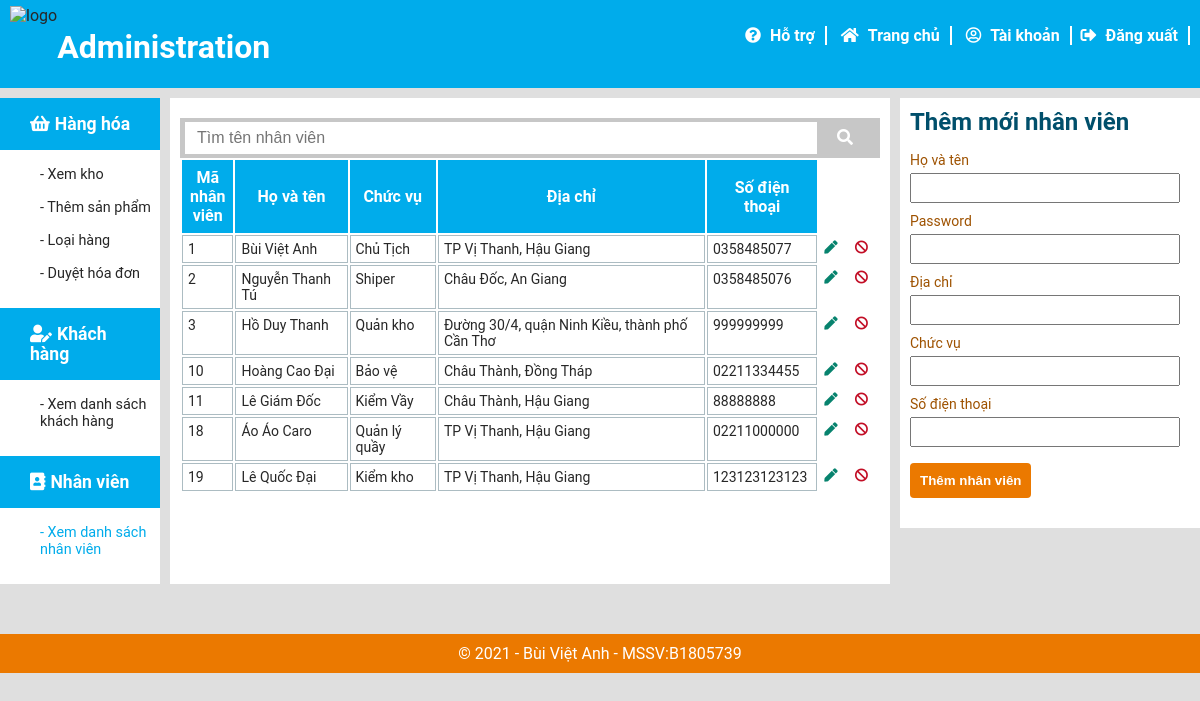
/danhsachnhanvien.php, run on the app's committed database.
### tables this page shows
CREATE TABLE `nhanvien` (
  `MSNV` int(11) NOT NULL,
  `Password` varchar(100) NOT NULL,
  `HoTenNV` varchar(50) NOT NULL,
  `ChucVu` varchar(50) NOT NULL,
  `DiaChi` varchar(100) NOT NULL,
  `SoDienThoai` varchar(20) NOT NULL
);

### danhsachnhanvien.php (the view, shortened to what this page needs)
<?php
require_once("sql_connect.php");
?>
<!DOCTYPE html>
<html>
<head>
    <link rel="stylesheet" href="CSS/tablestyle.css">
    <link rel="stylesheet" href="CSS/style.css">
    <link rel="stylesheet" href="CSS/admin.css">
    <link rel="stylesheet" href="fontawesome/css/all.css">
    <link rel="stylesheet" href="CSS/formadmin.css">
</head>
<body>
    <header>
        <div class="h-top">
            <div class="row">
                <nav class="h-topleft">
                    <a href="index.php"><img id="logo" src="ima/logo_bird.gif" alt="logo"></a>
                    <h2>Administration</h2>
                </nav>
                <nav class="h-topright">
                    <a class="tiede keochuot" href="#"><i class="fas fa-question-circle iconwhite">
                            <p>Hỗ trợ</p>
                        </i></a>
                    <a class="tiede keochuot" href="index.php"><i class="fas fa-home iconwhite">
                            <p>Trang chủ</p>
                        </i></a>
                    <a class="tiede keochuot" href="taikhoan_nv.php"><i class="far fa-user-circle iconwhite">
                            <p>Tài khoản</p>
                        </i></a>
                    <a class="tiede keochuot" href="sql_connect.php?sign_out=1"><i class="fas fa-sign-out-alt">
                            <p>Đăng xuất</p>
                        </i></a>
                </nav>
            </div>
        </div>
    </header>
    <section id="admin-section">
        <div id="bar" name="bar">
            <ul class="bar-ul">
                <li class="bar-li">
                    <p class="li-tide"><i class="fas fa-shopping-basket"></i><b>Hàng hóa</b></p>
                    <div>
                        <ul>
                            <li class="usecase"><a class="keochuot" href="ds_hang.php">- Xem kho</a></li>
                            <li class="usecase"><a class="keochuot" href="themhang.php">- Thêm sản phẩm</a></li>
                            <li class="usecase"><a class="keochuot" href="loaihang.php">- Loại hàng</a></li>
                            <li class="usecase"><a class="keochuot" href="ds_hoadon.php">- Duyệt hóa đơn</a></li>
                        </ul>
                    </div>
                </li>
                <li class="bar-li">
                    <p class="li-tide"><i class="fas fa-user-edit"></i><b>Khách hàng</b></p>
                    <div>
                        <ul>
                            <li class="usecase"><a class="keochuot" href="danhsachkhachhang.php">- Xem danh sách khách hàng</a></li>
                        </ul>
                    </div>
                </li>
                <li class="bar-li">
                    <p class="li-tide"><i class="fas fa-address-book"></i><b>Nhân viên</b></p>
                    <div>
                        <ul>
                            <li class="usecase"><a class="keochuot" href="" style="color: var(--color-1);">- Xem danh sách nhân viên</a></li>
                        </ul>
                    </div>
                </li>
            </ul>
        </div>
        <div id="work">
            <div class="search">
                <form action="" method="GET" class="search">
                    <input name="search" type="text" placeholder="Tìm tên nhân viên">
                    <button type="submit" class="search-btn"><i class="fas fa-search iconwhite"></i></button>
                </form>
            </div>
            <div class="edit">
                <table>
                    <tr>
                        <th>Mã nhân viên</th>
                        <th>Họ và tên</th>
                        <th>Chức vụ</th>
                        <th>Địa chỉ</th>
                        <th>Số điện thoại</th>
                    </tr>
                    <?php
                    $sql = "select * from NhanVien";
                    $result = mysqli_query($connect, $sql);
                    $data = array();
                    while ($row = mysqli_fetch_array($result)) {
                        $data[] = $row;
                    }
                    for ($i = 0; $i < count($data); $i++) {
                        echo '<tr>
                            <td class="msnv">' . $data[$i]['MSNV'] . '</td>
                            <td>' . $data[$i]['HoTenNV'] . '</td>
                            <td>' . $data[$i]['ChucVu'] . '</td>
                            <td>' . $data[$i]['DiaChi'] . '</td>
                            <td>' . $data[$i]['SoDienThoai'] . '</td>
                            <td class="table-nut"><a href="suanhanvien.php?id=' . $data[$i]['MSNV'] . '">
                                <button class="btnUpdate"><i class="fas fa-pen"></i></button>
                            </a></td>
                            <td class="table-nut"><a href="">
                            <button class="btnDelete" onclick="deleteNV(' . $data[$i]['MSNV'] . ');"><i class="fas fa-ban"></i></button>
                            </a></td>
                        </tr>';
                    }
                    ?>
                </table>
            </div>
        </div>
        <div class="add_nv">
            <form class="form_add_nv" action="" method="POST">
                <h2>Thêm mới nhân viên</h2>
                <p>Họ và tên </p><input name="hoten" type="text">
                <p>Password </p><input name="password" type="text">
                <p>Địa chỉ </p><input name="diachi" type="text">
                <p>Chức vụ </p><input name="chucvu" type="text">
                <p>Số điện thoại </p><input name="sdt" type="text"><br>
                <button class="from-btn" type="submit">Thêm nhân viên</button>
            </form>
        </div>
    </section>
    <footer>
        <p>
            &copy; 2021 - Bùi Việt Anh - MSSV:B1805739
        </p>
    </footer>
</body>
</html>

### CSS/tablestyle.css (style rules this page uses)
table { margin-top: 20px; width: 100%; }
th { background-color: var(--color-1); color: white; padding: 8px; max-width: 300px; }
td { border: 1px solid rgb(172, 188, 194); font-size: 14px; padding: 5px; max-width: 300px; vertical-align: top; }
.table-nut { border: none; background-color: rgba(255, 0, 0, 0); padding: 0; width: 70px; }
table button { padding: 5px; border: none; background-color: white; transition: all .3s; }
.btnUpdate { color: rgb(7, 131, 110); }
.btnDelete { color: rgb(194, 14, 38); }

### CSS/style.css (style rules this page uses)
* { padding: 0px; margin: 0px; box-sizing: border-box; }
html { color: rgb(39, 39, 39); font-family: Roboto, Helvetica, Arial, sans-serif; font-size: 16px; background-color: #dfdfdf; text-rendering: optimizeLegibility; }
ul { list-style: none; }
a { color: rgb(39, 39, 39); text-decoration: none; }
:root { --color-1: #00ACEB; --color-2: #19C2FF; --color-3: #00749E; --color-4: #9E5200; --color-5: #EB7900; --color-6: #004F6B; }
.row { padding-left: 10px; padding-right: 10px; max-width: 1240px; margin: 0 auto; }
.keochuot i p { padding-left: 5px; display: inline; font-family: Roboto, Helvetica, Arial, sans-serif; font-weight: 600; font-size: 16px; }
.iconwhite { color: white; transition: all .3s; cursor: pointer; margin: auto 5px; }
i { margin-right: 5px; }
.h-top { background-color: var(--color-1); padding-top: 6px; padding-bottom: 6px; }
.h-top .row { display: flex; justify-content: space-between; }
.h-topright .tiede { border-right: 2px solid; padding-right: 5px; padding-left: 5px; }
.h-top .tiede { font-weight: 600; }
.tiede { color: white; text-decoration: none; text-align: center; line-height: 1; margin: auto; }
.search { display: flex; width: 700px; height: 40px; margin: auto; background-color: var(--color-6); border-radius: 3px; }
.search input { border: none; padding-left: 12px; flex: 1; height: 80%; margin: auto 5px; font-size: 16px; }
.search-btn { border: none; border-radius: 3px; background-color: rgba(255, 255, 255, 0); font-size: 16px; }
footer { background-color: var(--color-5); text-align: center; color: white; padding: 10px; }

### CSS/admin.css (style rules this page uses)
:root { --color-1: #00ACEB; --color-2: #19C2FF; --color-3: #00749E; --color-4: #9E5200; --color-5: #EB7900; --color-6: #004F6B; }
.h-top { background-color: var(--color-1); }
.h-topleft { display: flex; justify-content: left; }
.h-topleft h2 { font-size: 200%; color: white; padding-top: 22px; }
.h-topright { padding-top: 20px; }
#admin-section { margin-top: 10px; display: flex; }
#bar { width: 260px; }
.bar-ul { background-color: rgb(255, 255, 255); color: white; }
.bar-li { padding-bottom: 10px; }
.bar-ul a { color: rgb(39, 39, 39); }
.li-tide { padding: 16px; padding-left: 30px; background-color: var(--color-1); font-size: 110%; }
.usecase { font-size: 90%; margin: 16px 0; padding-left: 40px; }
#work { width: auto; background-color: rgb(255, 255, 255); margin-left: 10px; padding: 10px; flex: 1; padding-top: 20px; }
#work .search { padding-right: 6px; float: left; background-color: rgb(199, 199, 199); border-radius: 0px; }
.edit { margin-top: 10px; }
footer { margin-top: 50px; }

### CSS/formadmin.css (style rules this page uses)
h2 { color: var(--color-6); margin-bottom: 16px; }
form p,span { margin-top: 10px; margin-bottom: 5px; font-size: 14px; color: var(--color-4); }
form input { width:400px; height: 30px; padding-left: 6px; }
form button, .form-btn, .form-a-btn { border: none; margin-top: 16px; background-color: var(--color-5); padding: 10px; color: white; border-radius: 4px; transition: all .5s; font-weight: 600; }

### danhsachnhanvien.php (style rules this page uses)
.msnv { width: 20px; }
.form_add_nv { margin-left: 10px; width: 300px; background-color: white; padding-top: 10px; padding-left: 10px; padding-bottom: 30px; }
.form_add_nv input { width: 270px; }
.table-nut { width: 10px; }
.search-btn { margin: 0px; }

### data on the page
nhanvien: MSNV "1", HoTenNV "Bùi Việt Anh", ChucVu "Chủ Tịch", DiaChi "TP Vị Thanh, Hậu Giang", SoDienThoai "0358485077"
nhanvien: MSNV "2", HoTenNV "Nguyễn Thanh Tú", ChucVu "Shiper", DiaChi "Châu Đốc, An Giang", SoDienThoai "0358485076"
nhanvien: MSNV "3", HoTenNV "Hồ Duy Thanh", ChucVu "Quản kho", DiaChi "Đường 30/4, quận Ninh Kiều, thành phố Cần Thơ", SoDienThoai "999999999"
nhanvien: MSNV "10", HoTenNV "Hoàng Cao Đại", ChucVu "Bảo vệ", DiaChi "Châu Thành, Đồng Tháp", SoDienThoai "02211334455"
nhanvien: MSNV "11", HoTenNV "Lê Giám Đốc", ChucVu "Kiểm Vầy", DiaChi "Châu Thành, Hậu Giang", SoDienThoai "88888888"
nhanvien: MSNV "18", HoTenNV "Áo Áo Caro", ChucVu "Quản lý quầy", DiaChi "TP Vị Thanh, Hậu Giang", SoDienThoai "02211000000"
nhanvien: MSNV "19", HoTenNV "Lê Quốc Đại", ChucVu "Kiểm kho", DiaChi "TP Vị Thanh, Hậu Giang", SoDienThoai "123123123123"
